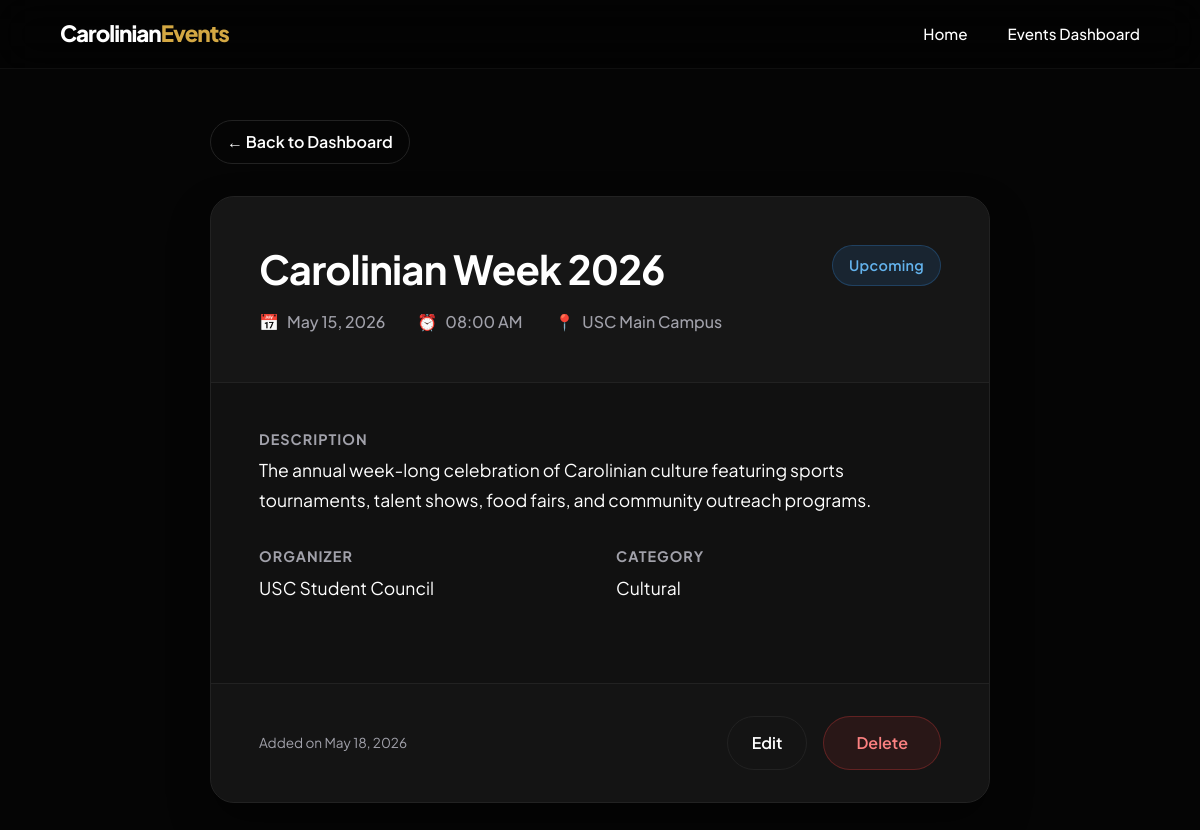
Screenshot of /view.php?id=3 with the database file from the repository.
### tables this page shows
CREATE TABLE IF NOT EXISTS events (
    id          INT(11)         NOT NULL AUTO_INCREMENT,
    event_name  VARCHAR(255)    NOT NULL,
    organizer   VARCHAR(255)    NOT NULL,
    description TEXT            NOT NULL,
    event_date  DATE            NOT NULL,
    event_time  TIME            NOT NULL,
    location    VARCHAR(255)    NOT NULL,
    category    ENUM('Academic', 'Cultural', 'Sports', 'Social', 'Other')
                                NOT NULL DEFAULT 'Academic',
    status      ENUM('Upcoming', 'Ongoing', 'Completed')
                                NOT NULL DEFAULT 'Upcoming',
    created_at  TIMESTAMP       DEFAULT CURRENT_TIMESTAMP,

    PRIMARY KEY (id)
);

### view.php (the view, shortened to what this page needs)
<?php
$mode = 'dashboard';
$event = null;
if (isset($_GET['id'])) {
    $id = intval($_GET['id']);
    $result = $conn->query("SELECT * FROM events WHERE id=$id");
    if ($result && $result->num_rows > 0) {
        $event = $result->fetch_assoc();
        $mode = 'detail';
    } else {
        header("Location: view.php");
        exit;
    }
}
$events = [];
$search = '';
$sort = 'date_desc';
?>
<!DOCTYPE html>
<html lang="en">
<head>
    <link rel="stylesheet" href="style.css">
</head>
<body>
    <nav class="navbar scrolled" id="navbar">
        <div class="nav-container">
            <a href="index.php" class="brand">Carolinian<span>Events</span></a>
            <div class="nav-links">
                <a href="index.php">Home</a>
                <a href="view.php">Events Dashboard</a>
            </div>
        </div>
    </nav>
<?php if ($mode === 'dashboard'): ?>
    <div class="dashboard-container">
        <div class="dashboard-header reveal">
            <h1>Events Dashboard</h1>
            <a href="create.php" class="btn btn-primary">+ Add New Event</a>
        </div>
        <div class="dashboard-controls reveal stagger-1">
            <form method="GET" action="view.php" class="controls-form">
                <div class="control-group">
                    <input type="text" name="search" class="search-input" placeholder="Search events..." value="<?= htmlspecialchars($search) ?>">
                </div>
                <div class="control-group">
                    <select name="sort" class="sort-select" onchange="this.form.submit()">
                        <option value="date_desc" <?= $sort == 'date_desc' ? 'selected' : '' ?>>Newest First</option>
                        <option value="date_asc" <?= $sort == 'date_asc' ? 'selected' : '' ?>>Oldest First</option>
                        <option value="name_asc" <?= $sort == 'name_asc' ? 'selected' : '' ?>>Name A-Z</option>
                        <option value="name_desc" <?= $sort == 'name_desc' ? 'selected' : '' ?>>Name Z-A</option>
                    </select>
                </div>
                <noscript><button type="submit" class="btn btn-secondary noscript-apply">Apply</button></noscript>
            </form>
        </div>
        <div class="table-container reveal stagger-2">
            <table class="events-table">
                <thead>
                    <tr>
                        <th>#</th>
                        <th>Event Name</th>
                        <th>Date & Time</th>
                        <th>Location</th>
                        <th>Category</th>
                        <th>Status</th>
                        <th>Actions</th>
                    </tr>
                </thead>
                <tbody>
                    <?php if (empty($events)): ?>
                        <tr>
                            <td colspan="7" class="empty-row">No events found.</td>
                        </tr>
                    <?php else: ?>
                        <?php foreach ($events as $index => $ev): ?>
                            <tr>
                                <td data-label="#"><?= $index + 1 ?></td>
                                <td data-label="Event Name" class="event-name-cell"><?= htmlspecialchars($ev['event_name']) ?></td>
                                <td data-label="Date & Time">
                                    <?= date('M d, Y', strtotime($ev['event_date'])) ?><br>
                                    <small class="time-muted"><?= date('h:i A', strtotime($ev['event_time'])) ?></small>
                                </td>
                                <td data-label="Location"><?= htmlspecialchars($ev['location']) ?></td>
                                <td data-label="Category"><?= htmlspecialchars($ev['category']) ?></td>
                                <td data-label="Status">
                                    <span class="status-badge status-<?= $ev['status'] ?>"><?= $ev['status'] ?></span>
                                </td>
                                <td data-label="Actions" class="action-links">
                                    <a href="view.php?id=<?= $ev['id'] ?>" class="action-view">View</a>
                                    <a href="update.php?id=<?= $ev['id'] ?>" class="action-edit">Edit</a>
                                    <a href="#" onclick="confirmDelete(<?= $ev['id'] ?>)" class="action-delete">Delete</a>
                                </td>
                            </tr>
                        <?php endforeach; ?>
                    <?php endif; ?>
                </tbody>
            </table>
        </div>
    </div>
<?php else: ?>
    <div class="view-container">
        <a href="view.php" class="btn btn-secondary back-btn">&larr; Back to Dashboard</a>
        <div class="event-card reveal active">
            <div class="event-header">
                <h1><?= htmlspecialchars($event['event_name']) ?></h1>
                <span class="status-badge detail-badge status-<?= $event['status'] ?>"><?= $event['status'] ?></span>
                <div class="event-meta">
                    <div class="meta-item">
                        <span>📅</span> <?= date('F j, Y', strtotime($event['event_date'])) ?>
                    </div>
                    <div class="meta-item">
                        <span>⏰</span> <?= date('h:i A', strtotime($event['event_time'])) ?>
                    </div>
                    <div class="meta-item">
                        <span>📍</span> <?= htmlspecialchars($event['location']) ?>
                    </div>
                </div>
            </div>
            <div class="event-body">
                <div class="event-section">
                    <h3>Description</h3>
                    <p><?= nl2br(htmlspecialchars($event['description'])) ?: '<em>No description provided.</em>' ?></p>
                </div>
                <div class="event-detail-grid">
                    <div class="event-section">
                        <h3>Organizer</h3>
                        <p><?= htmlspecialchars($event['organizer']) ?></p>
                    </div>
                    <div class="event-section">
                        <h3>Category</h3>
                        <p><?= htmlspecialchars($event['category']) ?></p>
                    </div>
                </div>
            </div>
            <div class="event-footer">
                <div class="event-footer-date">
                    Added on <?= date('M d, Y', strtotime($event['created_at'])) ?>
                </div>
                <div class="action-group">
                    <a href="update.php?id=<?= $event['id'] ?>" class="btn btn-secondary btn-sm">Edit</a>
                    <a href="#" onclick="confirmDelete(<?= $event['id'] ?>)" class="btn btn-primary btn-danger">Delete</a>
                </div>
            </div>
        </div>
    </div>
<?php endif; ?>
</body>
</html>

### style.css (style rules this page uses)
:root { --primary: #1B6B3A; --primary-light: #2A8C4F; --accent: #D4A843; --accent-hover: #E6BB55; --bg-dark: #050505; --bg-surface: #0a0a0a; --bg-card: #111111; --border: #222222; --text-main: #FFFFFF; --text-muted: #A1A1AA; }
* { margin: 0; padding: 0; box-sizing: border-box; }
html { scroll-behavior: smooth; }
body { font-family: 'Plus Jakarta Sans', sans-serif; background-color: var(--bg-dark); color: var(--text-main); line-height: 1.6; overflow-x: hidden; }
h1, h2, h3 { line-height: 1.2; font-weight: 700; letter-spacing: -0.02em; }
a { text-decoration: none; color: inherit; }
.btn { display: inline-flex; align-items: center; justify-content: center; padding: 0.8rem 2rem; border-radius: 50px; font-weight: 600; transition: all 0.3s cubic-bezier(0.16, 1, 0.3, 1); cursor: pointer; font-size: 1rem; }
.btn-primary { background: var(--primary); color: white; border: 1px solid var(--primary-light); box-shadow: 0 4px 15px rgba(27, 107, 58, 0.3); }
.btn-secondary { background: transparent; color: white; border: 1px solid var(--border); }
.navbar { position: fixed; top: 0; width: 100%; padding: 1.5rem 5%; display: flex; justify-content: center; z-index: 1000; transition: all 0.4s ease; }
.navbar.scrolled { padding: 1rem 5%; background: rgba(0, 0, 0, 0.4); backdrop-filter: blur(20px); -webkit-backdrop-filter: blur(20px); border-bottom: 1px solid rgba(255, 255, 255, 0.05); }
.nav-container { width: 100%; max-width: 1200px; display: flex; justify-content: space-between; align-items: center; }
.brand { font-size: 1.4rem; font-weight: 800; letter-spacing: -1px; }
.brand span { color: var(--accent); }
.nav-links { display: none; }
.status-badge { display: inline-block; padding: 0.35rem 0.9rem; border-radius: 50px; font-size: 0.8rem; font-weight: 600; letter-spacing: 0.3px; }
.status-Upcoming { background: rgba(49, 130, 206, 0.15); color: #63B3ED; border: 1px solid rgba(49, 130, 206, 0.2); }
.view-container { padding: 120px 5% 5rem; max-width: 900px; margin: 0 auto; }
.back-btn { margin-bottom: 2rem; padding: 0.5rem 1rem; }
.event-card { background: var(--bg-card); border-radius: 24px; border: 1px solid var(--border); overflow: hidden; box-shadow: 0 20px 40px rgba(0,0,0,0.4); }
.event-header { padding: 3rem; background: rgba(255, 255, 255, 0.02); border-bottom: 1px solid var(--border); position: relative; }
.event-header h1 { font-size: 2.5rem; margin-bottom: 1rem; padding-right: 100px; }
.event-header .status-badge { position: absolute; top: 3rem; right: 3rem; padding: 0.5rem 1rem; font-size: 0.9rem; }
.status-Upcoming.detail-badge { border: 1px solid rgba(49, 130, 206, 0.3); }
.event-meta { display: flex; gap: 2rem; color: var(--text-muted); font-weight: 500; flex-wrap: wrap; }
.meta-item { display: flex; align-items: center; gap: 0.5rem; }
.event-body { padding: 3rem; }
.event-section { margin-bottom: 2rem; }
.event-section h3 { color: var(--text-muted); font-size: 0.9rem; text-transform: uppercase; letter-spacing: 1px; margin-bottom: 0.5rem; }
.event-section p { font-size: 1.1rem; line-height: 1.7; }
.event-detail-grid { display: grid; grid-template-columns: 1fr 1fr; gap: 2rem; }
.event-footer { padding: 2rem 3rem; background: rgba(255, 255, 255, 0.01); border-top: 1px solid var(--border); display: flex; justify-content: space-between; align-items: center; }
.event-footer-date { color: var(--text-muted); font-size: 0.85rem; }
.action-group { display: flex; gap: 1rem; }
.action-group .btn-sm { padding: 0.5rem 1.5rem; }
.btn-danger { background: rgba(229, 62, 62, 0.1); border-color: rgba(229, 62, 62, 0.3); color: #FC8181; box-shadow: none; }
.reveal { opacity: 0; transform: translateY(40px); transition: opacity 0.8s cubic-bezier(0.16, 1, 0.3, 1), transform 0.8s cubic-bezier(0.16, 1, 0.3, 1); }
.reveal.active { opacity: 1; transform: translateY(0); }
@media (min-width: 768px) { .nav-links { display: flex; gap: 2.5rem; } }
@media (min-width: 768px) { .nav-links a { font-weight: 500; font-size: 0.95rem; transition: color 0.3s; } }

### rows the page displays
events: event_name "Carolinian Week 2026", status "Upcoming", event_date "May 15, 2026", event_time "08:00 AM", location "USC Main Campus", description "The annual week-long celebration of Carolinian culture featuring sports tournaments, talent shows, food fairs, and community outreach programs.", organizer "USC Student Council", category "Cultural", created_at "May 18, 2026"
